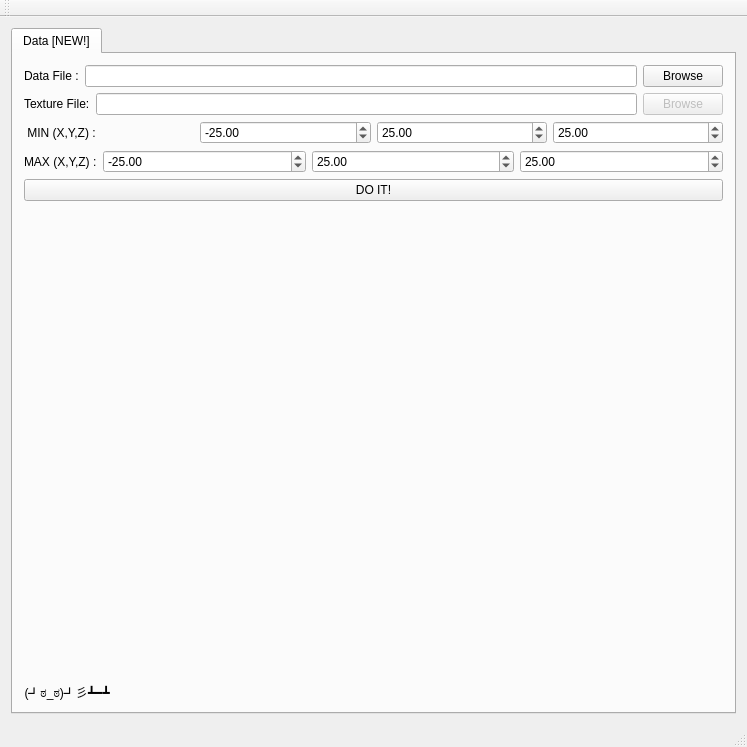
<?xml version="1.0" encoding="UTF-8"?>
<ui version="4.0">
 <class>MainWindow</class>
 <widget class="QMainWindow" name="MainWindow">
  <property name="geometry">
   <rect>
    <x>0</x>
    <y>0</y>
    <width>747</width>
    <height>747</height>
   </rect>
  </property>
  <property name="windowTitle">
   <string>MainWindow</string>
  </property>
  <widget class="QWidget" name="centralWidget">
   <layout class="QHBoxLayout" name="horizontalLayout">
    <item>
     <widget class="QTabWidget" name="mainTabs">
      <property name="sizePolicy">
       <sizepolicy hsizetype="Expanding" vsizetype="Expanding">
        <horstretch>0</horstretch>
        <verstretch>0</verstretch>
       </sizepolicy>
      </property>
      <property name="currentIndex">
       <number>0</number>
      </property>
      <widget class="QWidget" name="dataSettings">
       <attribute name="title">
        <string>Data [NEW!]</string>
       </attribute>
       <layout class="QVBoxLayout" name="verticalLayout_2">
        <item>
         <layout class="QHBoxLayout" name="horizontalLayout_12">
          <item>
           <widget class="QLabel" name="label_16">
            <property name="text">
             <string>Data File :</string>
            </property>
           </widget>
          </item>
          <item>
           <widget class="QLineEdit" name="dataFile"/>
          </item>
          <item>
           <widget class="QPushButton" name="browseTextureBtn_2">
            <property name="text">
             <string>Browse</string>
            </property>
           </widget>
          </item>
         </layout>
        </item>
        <item>
         <layout class="QHBoxLayout" name="horizontalLayout_16">
          <item>
           <widget class="QLabel" name="label_22">
            <property name="text">
             <string>Texture File:</string>
            </property>
           </widget>
          </item>
          <item>
           <widget class="QLineEdit" name="texFile"/>
          </item>
          <item>
           <widget class="QPushButton" name="browseTextureBtn_4">
            <property name="enabled">
             <bool>false</bool>
            </property>
            <property name="text">
             <string>Browse</string>
            </property>
           </widget>
          </item>
         </layout>
        </item>
        <item>
         <layout class="QHBoxLayout" name="horizontalLayout_17">
          <item alignment="Qt::AlignLeft">
           <widget class="QLabel" name="label_18">
            <property name="sizePolicy">
             <sizepolicy hsizetype="Fixed" vsizetype="Preferred">
              <horstretch>0</horstretch>
              <verstretch>0</verstretch>
             </sizepolicy>
            </property>
            <property name="text">
             <string> MIN (X,Y,Z) :</string>
            </property>
           </widget>
          </item>
          <item>
           <widget class="QDoubleSpinBox" name="xMin">
            <property name="minimum">
             <double>-99999.000000000000000</double>
            </property>
            <property name="maximum">
             <double>99999.000000000000000</double>
            </property>
            <property name="singleStep">
             <double>0.100000000000000</double>
            </property>
            <property name="value">
             <double>-25.000000000000000</double>
            </property>
           </widget>
          </item>
          <item>
           <widget class="QDoubleSpinBox" name="yMin">
            <property name="minimum">
             <double>-99999.000000000000000</double>
            </property>
            <property name="maximum">
             <double>99999.000000000000000</double>
            </property>
            <property name="singleStep">
             <double>0.100000000000000</double>
            </property>
            <property name="value">
             <double>25.000000000000000</double>
            </property>
           </widget>
          </item>
          <item>
           <widget class="QDoubleSpinBox" name="zMin">
            <property name="minimum">
             <double>-99999.000000000000000</double>
            </property>
            <property name="maximum">
             <double>99999.000000000000000</double>
            </property>
            <property name="singleStep">
             <double>0.100000000000000</double>
            </property>
            <property name="value">
             <double>25.000000000000000</double>
            </property>
           </widget>
          </item>
         </layout>
        </item>
        <item>
         <layout class="QHBoxLayout" name="horizontalLayout_18">
          <item>
           <widget class="QLabel" name="label_19">
            <property name="sizePolicy">
             <sizepolicy hsizetype="Fixed" vsizetype="Preferred">
              <horstretch>0</horstretch>
              <verstretch>0</verstretch>
             </sizepolicy>
            </property>
            <property name="text">
             <string>MAX (X,Y,Z) :</string>
            </property>
           </widget>
          </item>
          <item>
           <widget class="QDoubleSpinBox" name="xMax">
            <property name="minimum">
             <double>-99999.000000000000000</double>
            </property>
            <property name="maximum">
             <double>99999.000000000000000</double>
            </property>
            <property name="singleStep">
             <double>0.100000000000000</double>
            </property>
            <property name="value">
             <double>-25.000000000000000</double>
            </property>
           </widget>
          </item>
          <item>
           <widget class="QDoubleSpinBox" name="yMax">
            <property name="minimum">
             <double>-99999.000000000000000</double>
            </property>
            <property name="maximum">
             <double>99999.000000000000000</double>
            </property>
            <property name="singleStep">
             <double>0.100000000000000</double>
            </property>
            <property name="value">
             <double>25.000000000000000</double>
            </property>
           </widget>
          </item>
          <item>
           <widget class="QDoubleSpinBox" name="zMax">
            <property name="minimum">
             <double>-99999.000000000000000</double>
            </property>
            <property name="maximum">
             <double>99999.000000000000000</double>
            </property>
            <property name="singleStep">
             <double>0.100000000000000</double>
            </property>
            <property name="value">
             <double>25.000000000000000</double>
            </property>
           </widget>
          </item>
         </layout>
        </item>
        <item>
         <widget class="QPushButton" name="pushButton">
          <property name="text">
           <string>DO IT!</string>
          </property>
         </widget>
        </item>
        <item>
         <widget class="QLabel" name="label_20">
          <property name="sizePolicy">
           <sizepolicy hsizetype="Fixed" vsizetype="Preferred">
            <horstretch>0</horstretch>
            <verstretch>0</verstretch>
           </sizepolicy>
          </property>
          <property name="text">
           <string>(┛ಠ_ಠ)┛彡┻━┻</string>
          </property>
          <property name="alignment">
           <set>Qt::AlignBottom|Qt::AlignHCenter</set>
          </property>
          <property name="indent">
           <number>-1</number>
          </property>
         </widget>
        </item>
       </layout>
      </widget>
     </widget>
    </item>
   </layout>
  </widget>
  <widget class="QToolBar" name="mainToolBar">
   <attribute name="toolBarArea">
    <enum>TopToolBarArea</enum>
   </attribute>
   <attribute name="toolBarBreak">
    <bool>false</bool>
   </attribute>
  </widget>
  <widget class="QStatusBar" name="statusBar"/>
  <action name="action_phong">
   <property name="text">
    <string>Phong Shader</string>
   </property>
   <property name="toolTip">
    <string>Activar Phong Shader</string>
   </property>
   <property name="shortcut">
    <string>Alt+2</string>
   </property>
  </action>
  <action name="action_gouraud">
   <property name="text">
    <string>Gouraud Shader</string>
   </property>
   <property name="toolTip">
    <string>Activar Gouraud Shader</string>
   </property>
   <property name="shortcut">
    <string>Alt+1</string>
   </property>
  </action>
  <action name="action_toon">
   <property name="text">
    <string>Toon Shader</string>
   </property>
   <property name="toolTip">
    <string>Activar Toon Shader</string>
   </property>
   <property name="shortcut">
    <string>Alt+3</string>
   </property>
  </action>
  <action name="action_obre_fitxer">
   <property name="text">
    <string>Obre Fitxer .obj</string>
   </property>
   <property name="toolTip">
    <string>Obre Fitxer .obj</string>
   </property>
   <property name="shortcut">
    <string>Ctrl+F</string>
   </property>
  </action>
  <action name="action_activa_background">
   <property name="text">
    <string>Active background</string>
   </property>
   <property name="shortcut">
    <string>Ctrl+1</string>
   </property>
  </action>
  <action name="action_phong_tex">
   <property name="text">
    <string>PhongTex</string>
   </property>
   <property name="shortcut">
    <string>Ctrl+2</string>
   </property>
  </action>
  <action name="action_bump_mapping">
   <property name="text">
    <string>Bump-mapping</string>
   </property>
   <property name="shortcut">
    <string>Ctrl+3</string>
   </property>
  </action>
  <action name="action_environmental_mapping">
   <property name="text">
    <string>Environmental-mapping</string>
   </property>
   <property name="shortcut">
    <string>Ctrl+4</string>
   </property>
  </action>
  <action name="action_transparencies">
   <property name="text">
    <string>Transparencies</string>
   </property>
   <property name="shortcut">
    <string>Ctrl+5</string>
   </property>
  </action>
  <action name="action_afegeix_llum_puntual">
   <property name="text">
    <string>Afegeix Llum</string>
   </property>
  </action>
  <action name="action_save_frame_as_image">
   <property name="text">
    <string>Save Frame as Image</string>
   </property>
  </action>
  <action name="action_obre_escena">
   <property name="text">
    <string>Obre Escena</string>
   </property>
   <property name="shortcut">
    <string>Ctrl+E</string>
   </property>
  </action>
  <action name="action_start_and_save_animation">
   <property name="text">
    <string>Start and Save Animation</string>
   </property>
  </action>
  <action name="action_exit">
   <property name="text">
    <string>Exit</string>
   </property>
   <property name="shortcut">
    <string>Ctrl+Q</string>
   </property>
  </action>
  <action name="actionAbout_Qt">
   <property name="text">
    <string>About Qt</string>
   </property>
  </action>
  <action name="action_obre_dades">
   <property name="enabled">
    <bool>false</bool>
   </property>
   <property name="text">
    <string>Obre Dades [DEPRECATED]</string>
   </property>
   <property name="shortcut">
    <string>Ctrl+D</string>
   </property>
  </action>
  <action name="actionLoad_sphere">
   <property name="text">
    <string>Load sphere</string>
   </property>
  </action>
 </widget>
 <layoutdefault spacing="6" margin="11"/>
 <resources/>
 <connections/>
</ui>
